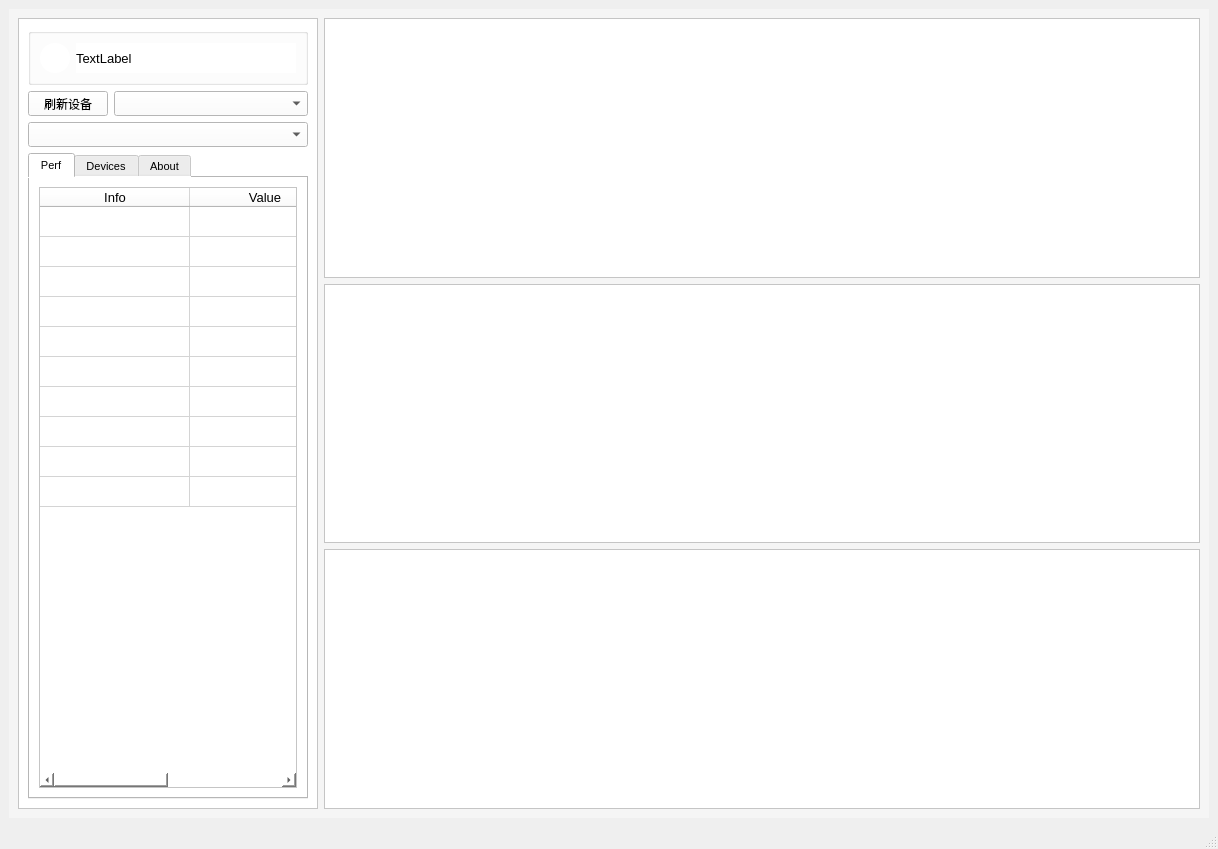
<?xml version="1.0" encoding="UTF-8"?>
<ui version="4.0">
 <class>MainWindow</class>
 <widget class="QMainWindow" name="MainWindow">
  <property name="geometry">
   <rect>
    <x>0</x>
    <y>0</y>
    <width>1218</width>
    <height>849</height>
   </rect>
  </property>
  <property name="sizePolicy">
   <sizepolicy hsizetype="Expanding" vsizetype="Expanding">
    <horstretch>0</horstretch>
    <verstretch>0</verstretch>
   </sizepolicy>
  </property>
  <property name="windowTitle">
   <string>MainWindow</string>
  </property>
  <widget class="QWidget" name="centralwidget">
   <layout class="QHBoxLayout" name="horizontalLayout_3">
    <item>
     <widget class="QWidget" name="widget" native="true">
      <property name="styleSheet">
       <string notr="true">background-color:#F5F5F5</string>
      </property>
      <layout class="QHBoxLayout" name="horizontalLayout_6">
       <item>
        <layout class="QHBoxLayout" name="horizontalLayout_5">
         <item>
          <widget class="QFrame" name="frame_3">
           <property name="sizePolicy">
            <sizepolicy hsizetype="Fixed" vsizetype="Preferred">
             <horstretch>0</horstretch>
             <verstretch>0</verstretch>
            </sizepolicy>
           </property>
           <property name="minimumSize">
            <size>
             <width>300</width>
             <height>0</height>
            </size>
           </property>
           <property name="maximumSize">
            <size>
             <width>300</width>
             <height>16777215</height>
            </size>
           </property>
           <property name="styleSheet">
            <string notr="true">background-color:white</string>
           </property>
           <property name="frameShape">
            <enum>QFrame::StyledPanel</enum>
           </property>
           <property name="frameShadow">
            <enum>QFrame::Raised</enum>
           </property>
           <layout class="QVBoxLayout" name="verticalLayout_11">
            <item>
             <layout class="QVBoxLayout" name="verticalLayout_9">
              <item>
               <layout class="QVBoxLayout" name="verticalLayout_8">
                <item>
                 <layout class="QVBoxLayout" name="verticalLayout_7">
                  <item>
                   <widget class="QGroupBox" name="groupBox">
                    <property name="title">
                     <string/>
                    </property>
                    <layout class="QHBoxLayout" name="horizontalLayout_2">
                     <item>
                      <widget class="QPushButton" name="start_btn">
                       <property name="minimumSize">
                        <size>
                         <width>30</width>
                         <height>30</height>
                        </size>
                       </property>
                       <property name="maximumSize">
                        <size>
                         <width>30</width>
                         <height>30</height>
                        </size>
                       </property>
                       <property name="styleSheet">
                        <string notr="true">QPushButton {
    border-radius: 15px; /* 半径应该是按钮宽度和高度的一半 */
    color: white; /* 设置字体颜色 */
    min-width: 30px; /* 设置按钮的最小宽度 */
    min-height: 30px; /* 设置按钮的最小高度 */
    max-width: 30px; /* 设置按钮的最大宽度 */
    max-height: 30px; /* 设置按钮的最大高度 */
}
</string>
                       </property>
                       <property name="text">
                        <string/>
                       </property>
                       <property name="icon">
                        <iconset>
                         <normaloff>icon/start.png</normaloff>icon/start.png</iconset>
                       </property>
                       <property name="iconSize">
                        <size>
                         <width>30</width>
                         <height>30</height>
                        </size>
                       </property>
                      </widget>
                     </item>
                     <item>
                      <widget class="QLabel" name="time_label">
                       <property name="styleSheet">
                        <string notr="true">font-family: Microsoft Yahei UI;
font-size: 10pt;</string>
                       </property>
                       <property name="text">
                        <string>TextLabel</string>
                       </property>
                      </widget>
                     </item>
                    </layout>
                   </widget>
                  </item>
                  <item>
                   <layout class="QHBoxLayout" name="horizontalLayout" stretch="2,5">
                    <item>
                     <widget class="QPushButton" name="refresh_devices">
                      <property name="minimumSize">
                       <size>
                        <width>0</width>
                        <height>25</height>
                       </size>
                      </property>
                      <property name="styleSheet">
                       <string notr="true">font-family: Microsoft Yahei UI;
font-size: 9pt;</string>
                      </property>
                      <property name="text">
                       <string>刷新设备</string>
                      </property>
                     </widget>
                    </item>
                    <item>
                     <widget class="QComboBox" name="devices_comboBox">
                      <property name="minimumSize">
                       <size>
                        <width>0</width>
                        <height>25</height>
                       </size>
                      </property>
                      <property name="styleSheet">
                       <string notr="true">font-family: Microsoft Yahei UI;
font-size: 9pt;</string>
                      </property>
                     </widget>
                    </item>
                   </layout>
                  </item>
                 </layout>
                </item>
                <item>
                 <widget class="QComboBox" name="app_comboBox">
                  <property name="sizePolicy">
                   <sizepolicy hsizetype="Expanding" vsizetype="Fixed">
                    <horstretch>0</horstretch>
                    <verstretch>0</verstretch>
                   </sizepolicy>
                  </property>
                  <property name="minimumSize">
                   <size>
                    <width>200</width>
                    <height>25</height>
                   </size>
                  </property>
                  <property name="styleSheet">
                   <string notr="true">font-family: Microsoft Yahei UI;
font-size: 9pt;</string>
                  </property>
                 </widget>
                </item>
               </layout>
              </item>
              <item>
               <layout class="QVBoxLayout" name="verticalLayout_2">
                <item>
                 <layout class="QVBoxLayout" name="verticalLayout"/>
                </item>
                <item>
                 <widget class="QTabWidget" name="tabWidget">
                  <property name="styleSheet">
                   <string notr="true">font-family: Microsoft Yahei UI;
font-size: 8pt;</string>
                  </property>
                  <property name="currentIndex">
                   <number>0</number>
                  </property>
                  <widget class="QWidget" name="tab">
                   <attribute name="title">
                    <string>Perf</string>
                   </attribute>
                   <layout class="QVBoxLayout" name="verticalLayout_4">
                    <item>
                     <widget class="QTableWidget" name="perf_tableWidget">
                      <property name="enabled">
                       <bool>true</bool>
                      </property>
                      <property name="styleSheet">
                       <string notr="true">font-family: Microsoft Yahei UI;
font-size: 10pt;</string>
                      </property>
                      <property name="autoScrollMargin">
                       <number>16</number>
                      </property>
                      <property name="editTriggers">
                       <set>QAbstractItemView::NoEditTriggers</set>
                      </property>
                      <property name="showGrid">
                       <bool>true</bool>
                      </property>
                      <property name="gridStyle">
                       <enum>Qt::SolidLine</enum>
                      </property>
                      <property name="sortingEnabled">
                       <bool>false</bool>
                      </property>
                      <property name="rowCount">
                       <number>10</number>
                      </property>
                      <property name="columnCount">
                       <number>2</number>
                      </property>
                      <attribute name="horizontalHeaderCascadingSectionResizes">
                       <bool>false</bool>
                      </attribute>
                      <attribute name="horizontalHeaderDefaultSectionSize">
                       <number>150</number>
                      </attribute>
                      <attribute name="horizontalHeaderHighlightSections">
                       <bool>true</bool>
                      </attribute>
                      <attribute name="horizontalHeaderStretchLastSection">
                       <bool>true</bool>
                      </attribute>
                      <attribute name="verticalHeaderVisible">
                       <bool>false</bool>
                      </attribute>
                      <attribute name="verticalHeaderHighlightSections">
                       <bool>true</bool>
                      </attribute>
                      <attribute name="verticalHeaderShowSortIndicator" stdset="0">
                       <bool>false</bool>
                      </attribute>
                      <attribute name="verticalHeaderStretchLastSection">
                       <bool>false</bool>
                      </attribute>
                      <row>
                       <property name="text">
                        <string>New Row</string>
                       </property>
                      </row>
                      <row>
                       <property name="text">
                        <string>New Row</string>
                       </property>
                      </row>
                      <row>
                       <property name="text">
                        <string>New Row</string>
                       </property>
                      </row>
                      <row>
                       <property name="text">
                        <string>New Row</string>
                       </property>
                      </row>
                      <row>
                       <property name="text">
                        <string>New Row</string>
                       </property>
                      </row>
                      <row>
                       <property name="text">
                        <string>New Row</string>
                       </property>
                      </row>
                      <row>
                       <property name="text">
                        <string>New Row</string>
                       </property>
                      </row>
                      <row>
                       <property name="text">
                        <string>New Row</string>
                       </property>
                      </row>
                      <row>
                       <property name="text">
                        <string>New Row</string>
                       </property>
                      </row>
                      <row>
                       <property name="text">
                        <string>New Row</string>
                       </property>
                      </row>
                      <column>
                       <property name="text">
                        <string>Info</string>
                       </property>
                       <property name="textAlignment">
                        <set>AlignCenter</set>
                       </property>
                       <property name="background">
                        <color>
                         <red>255</red>
                         <green>191</green>
                         <blue>213</blue>
                        </color>
                       </property>
                      </column>
                      <column>
                       <property name="text">
                        <string>Value</string>
                       </property>
                       <property name="textAlignment">
                        <set>AlignCenter</set>
                       </property>
                       <property name="background">
                        <color>
                         <red>255</red>
                         <green>191</green>
                         <blue>213</blue>
                        </color>
                       </property>
                      </column>
                     </widget>
                    </item>
                   </layout>
                  </widget>
                  <widget class="QWidget" name="tab_2">
                   <attribute name="title">
                    <string>Devices</string>
                   </attribute>
                   <layout class="QVBoxLayout" name="verticalLayout_5">
                    <item>
                     <widget class="QTableWidget" name="devices_tableWidget">
                      <property name="styleSheet">
                       <string notr="true">font-family: Microsoft Yahei UI;
font-size: 10pt;</string>
                      </property>
                      <property name="editTriggers">
                       <set>QAbstractItemView::NoEditTriggers</set>
                      </property>
                      <property name="rowCount">
                       <number>10</number>
                      </property>
                      <property name="columnCount">
                       <number>2</number>
                      </property>
                      <attribute name="horizontalHeaderDefaultSectionSize">
                       <number>150</number>
                      </attribute>
                      <attribute name="horizontalHeaderStretchLastSection">
                       <bool>true</bool>
                      </attribute>
                      <attribute name="verticalHeaderVisible">
                       <bool>false</bool>
                      </attribute>
                      <attribute name="verticalHeaderDefaultSectionSize">
                       <number>40</number>
                      </attribute>
                      <attribute name="verticalHeaderStretchLastSection">
                       <bool>false</bool>
                      </attribute>
                      <row>
                       <property name="text">
                        <string>New Row</string>
                       </property>
                      </row>
                      <row>
                       <property name="text">
                        <string>New Row</string>
                       </property>
                      </row>
                      <row>
                       <property name="text">
                        <string>New Row</string>
                       </property>
                      </row>
                      <row>
                       <property name="text">
                        <string>New Row</string>
                       </property>
                      </row>
                      <row>
                       <property name="text">
                        <string>New Row</string>
                       </property>
                      </row>
                      <row>
                       <property name="text">
                        <string>New Row</string>
                       </property>
                      </row>
                      <row>
                       <property name="text">
                        <string>New Row</string>
                       </property>
                      </row>
                      <row>
                       <property name="text">
                        <string>New Row</string>
                       </property>
                      </row>
                      <row>
                       <property name="text">
                        <string>New Row</string>
                       </property>
                      </row>
                      <row>
                       <property name="text">
                        <string>New Row</string>
                       </property>
                      </row>
                      <column>
                       <property name="text">
                        <string>Info</string>
                       </property>
                      </column>
                      <column>
                       <property name="text">
                        <string>Value</string>
                       </property>
                      </column>
                     </widget>
                    </item>
                   </layout>
                  </widget>
                  <widget class="QWidget" name="tab_3">
                   <attribute name="title">
                    <string>About</string>
                   </attribute>
                   <layout class="QVBoxLayout" name="verticalLayout_6">
                    <item>
                     <widget class="QTableWidget" name="about_tableWidget">
                      <property name="styleSheet">
                       <string notr="true">font-family: Microsoft Yahei UI;
font-size: 10pt;</string>
                      </property>
                      <property name="editTriggers">
                       <set>QAbstractItemView::NoEditTriggers</set>
                      </property>
                      <property name="rowCount">
                       <number>10</number>
                      </property>
                      <property name="columnCount">
                       <number>2</number>
                      </property>
                      <attribute name="horizontalHeaderDefaultSectionSize">
                       <number>150</number>
                      </attribute>
                      <attribute name="horizontalHeaderHighlightSections">
                       <bool>true</bool>
                      </attribute>
                      <attribute name="horizontalHeaderMinimumSectionSize">
                       <number>34</number>
                      </attribute>
                      <attribute name="horizontalHeaderStretchLastSection">
                       <bool>true</bool>
                      </attribute>
                      <attribute name="verticalHeaderVisible">
                       <bool>false</bool>
                      </attribute>
                      <attribute name="verticalHeaderDefaultSectionSize">
                       <number>40</number>
                      </attribute>
                      <attribute name="verticalHeaderStretchLastSection">
                       <bool>false</bool>
                      </attribute>
                      <row>
                       <property name="text">
                        <string>New Row</string>
                       </property>
                      </row>
                      <row>
                       <property name="text">
                        <string>New Row</string>
                       </property>
                      </row>
                      <row>
                       <property name="text">
                        <string>New Row</string>
                       </property>
                      </row>
                      <row>
                       <property name="text">
                        <string>New Row</string>
                       </property>
                      </row>
                      <row>
                       <property name="text">
                        <string>New Row</string>
                       </property>
                      </row>
                      <row>
                       <property name="text">
                        <string>New Row</string>
                       </property>
                      </row>
                      <row>
                       <property name="text">
                        <string>New Row</string>
                       </property>
                      </row>
                      <row>
                       <property name="text">
                        <string>New Row</string>
                       </property>
                      </row>
                      <row>
                       <property name="text">
                        <string>New Row</string>
                       </property>
                      </row>
                      <row>
                       <property name="text">
                        <string>New Row</string>
                       </property>
                      </row>
                      <column>
                       <property name="text">
                        <string>Info</string>
                       </property>
                      </column>
                      <column>
                       <property name="text">
                        <string>Value</string>
                       </property>
                      </column>
                     </widget>
                    </item>
                   </layout>
                  </widget>
                 </widget>
                </item>
               </layout>
              </item>
             </layout>
            </item>
           </layout>
          </widget>
         </item>
         <item>
          <layout class="QVBoxLayout" name="verticalLayout_3">
           <item>
            <widget class="QFrame" name="cpu_frame">
             <property name="minimumSize">
              <size>
               <width>50</width>
               <height>50</height>
              </size>
             </property>
             <property name="styleSheet">
              <string notr="true">background-color:white</string>
             </property>
             <property name="frameShape">
              <enum>QFrame::StyledPanel</enum>
             </property>
             <property name="frameShadow">
              <enum>QFrame::Raised</enum>
             </property>
            </widget>
           </item>
           <item>
            <widget class="QFrame" name="mem_frame">
             <property name="styleSheet">
              <string notr="true">background-color:white</string>
             </property>
             <property name="frameShape">
              <enum>QFrame::StyledPanel</enum>
             </property>
             <property name="frameShadow">
              <enum>QFrame::Raised</enum>
             </property>
            </widget>
           </item>
           <item>
            <widget class="QFrame" name="network_frame">
             <property name="minimumSize">
              <size>
               <width>50</width>
               <height>50</height>
              </size>
             </property>
             <property name="styleSheet">
              <string notr="true">background-color:white</string>
             </property>
             <property name="frameShape">
              <enum>QFrame::StyledPanel</enum>
             </property>
             <property name="frameShadow">
              <enum>QFrame::Raised</enum>
             </property>
            </widget>
           </item>
          </layout>
         </item>
        </layout>
       </item>
      </layout>
     </widget>
    </item>
   </layout>
  </widget>
  <widget class="QMenuBar" name="menubar">
   <property name="geometry">
    <rect>
     <x>0</x>
     <y>0</y>
     <width>1218</width>
     <height>26</height>
    </rect>
   </property>
  </widget>
  <widget class="QStatusBar" name="statusbar"/>
 </widget>
 <resources/>
 <connections/>
</ui>
